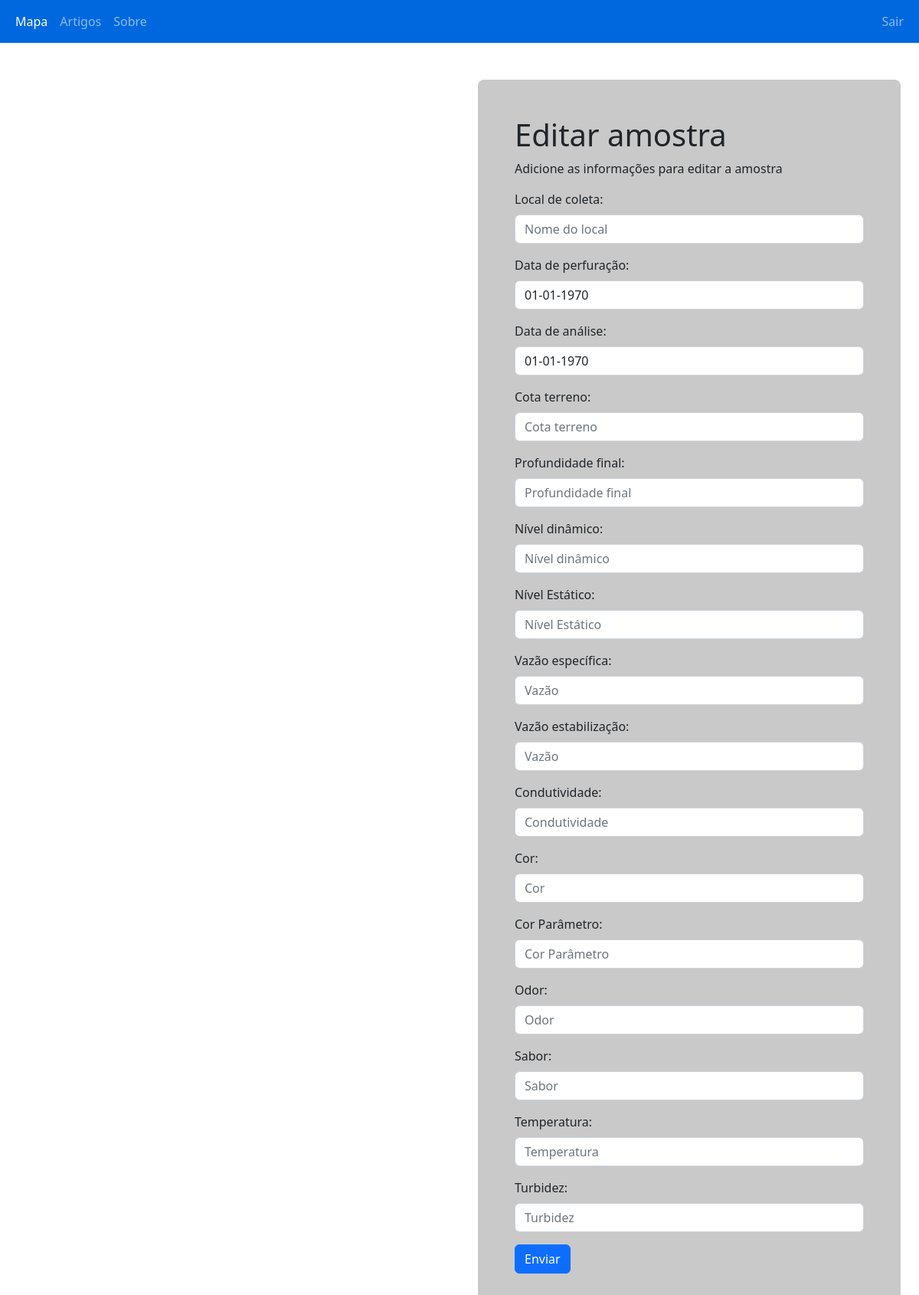
The page /php/editaramostra.php?ponto=123 (signed in) on the database as committed earlier.
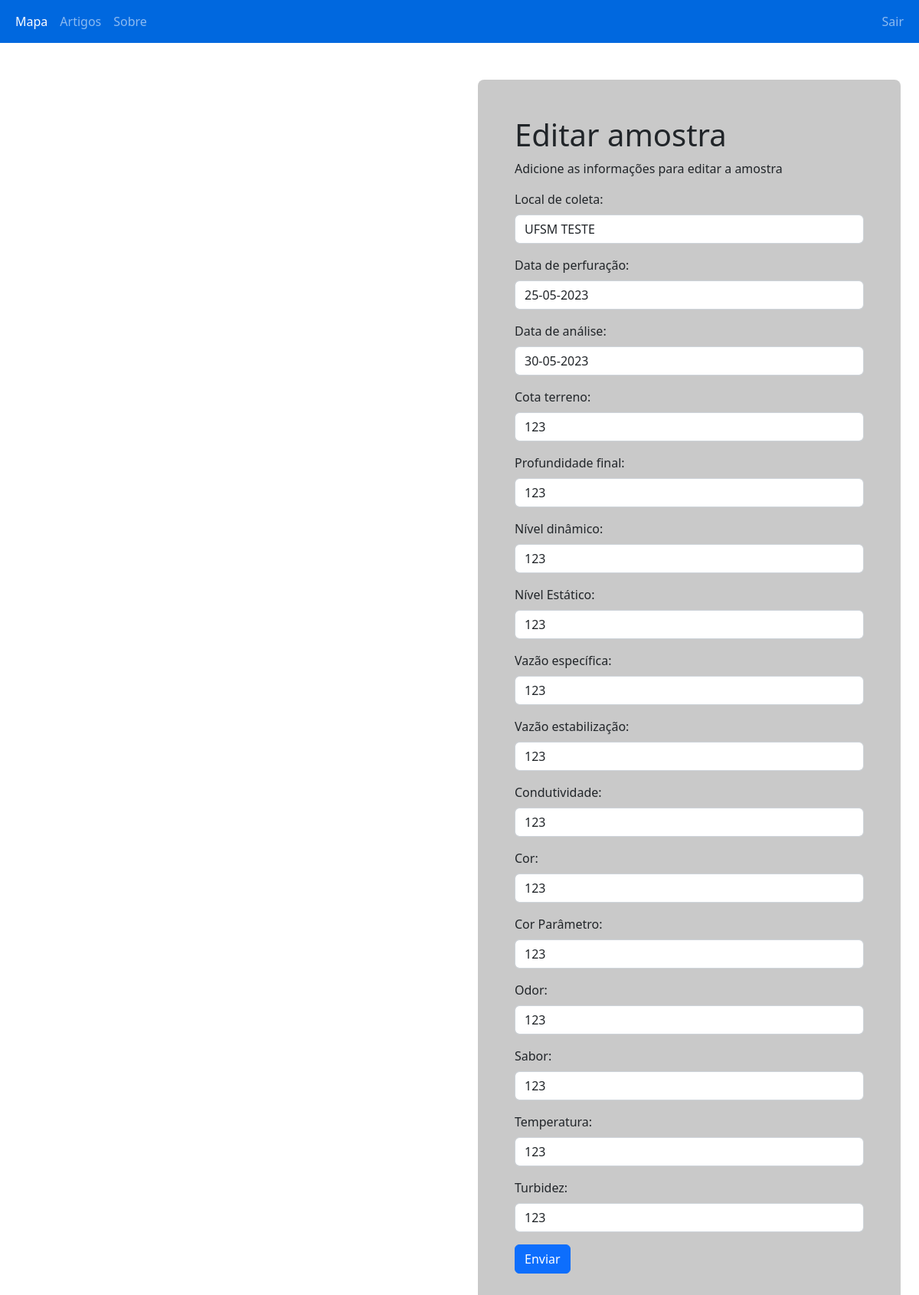
The same page on the database as committed later.
### tables this page shows
CREATE TABLE `local` (
  `idLocal` int NOT NULL AUTO_INCREMENT,
  `ponto` bigint NOT NULL,
  `pocoCprm` varchar(45) DEFAULT NULL,
  `idCriador` int DEFAULT NULL,
  `idEditor` int DEFAULT NULL,
  `nome` varchar(150) NOT NULL,
  `lat` varchar(30) NOT NULL,
  `lng` varchar(30) NOT NULL,
  `tipo` varchar(100) DEFAULT NULL,
  `foto` varchar(1000) DEFAULT NULL,
  `sacAtiva` varchar(45) DEFAULT NULL,
  `populacao` varchar(45) DEFAULT NULL,
  PRIMARY KEY (`idLocal`)
);

CREATE TABLE `amostra` (
  `idAmostra` int NOT NULL AUTO_INCREMENT,
  `ponto` bigint NOT NULL,
  `municipio` varchar(100) DEFAULT NULL,
  `idCriador` int DEFAULT NULL,
  `idEditor` int DEFAULT NULL,
  `dataPerfuracao` varchar(50) DEFAULT NULL,
  `dataAnalise` varchar(50) DEFAULT NULL,
  `cotaTerreno` varchar(50) DEFAULT NULL,
  `profundidadeFinal` varchar(50) DEFAULT NULL,
  `nivelDinamico` varchar(50) DEFAULT NULL,
  `nivelEstatico` varchar(50) DEFAULT NULL,
  `vazaoEspecifica` varchar(50) DEFAULT NULL,
  `vazaoEstabilizacao` varchar(50) DEFAULT NULL,
  `condutividade` varchar(50) DEFAULT NULL,
  `cor` varchar(50) DEFAULT NULL,
  `corParametro` varchar(45) DEFAULT NULL,
  `odor` varchar(45) DEFAULT NULL,
  `sabor` varchar(45) DEFAULT NULL,
  `temperatura` varchar(50) DEFAULT NULL,
  `turbidez` varchar(45) DEFAULT NULL,
  `fluor` varchar(45) DEFAULT NULL,
  PRIMARY KEY (`idAmostra`)
);

### php/editaramostra.php (the view, shortened to what this page needs)
<!DOCTYPE html>
<html lang="pt-br">
<head>
    <link rel="stylesheet" href="../style/style.css">
    <link href="https://cdn.jsdelivr.net/npm/bootstrap@5.2.2/dist/css/bootstrap.min.css" rel="stylesheet">
    <link rel="stylesheet" href="https://unpkg.com/leaflet@1.9.2/dist/leaflet.css"integrity="sha256-sA+zWATbFveLLNqWO2gtiw3HL/lh1giY/Inf1BJ0z14="crossorigin=""/>
</head>
            <?php
    include_once "navbarL.php";
    include_once "link.php";
    $ponto = $_GET['ponto'];
    $query = mysqli_query($link,"SELECT * FROM AMOSTRA WHERE ponto = '$ponto'");
    $query2 = mysqli_query($link,"SELECT * FROM LOCAL  WHERE ponto = '$ponto'") or die (mysqli_error($link));
    $row = mysqli_fetch_assoc($query);
    $row2 = mysqli_fetch_assoc($query2);
    function formatarData($dataOriginal) {
        $novaData = date("d-m-Y", strtotime($dataOriginal));
        $novaData = str_replace('/', '-', $novaData);
        return $novaData;
    }
?>
    <div class='container-fluid mt-5'>
        <div class='row'>
            <div class='col-6'>
                <div id="map" class="ms-5" style="height: 500px;">
                </div>
            </div>
            <div class='col-6'>
                <div class="container-fluid d-block mb-5" style="">
                    <div class="gray p-5 rounded-3">
                        <form action="c_editaramostra.php" method="post">
                            <h1>Editar amostra</h1>
                            <p>Adicione as informações para editar a amostra</p>
                            <label for="data" class="form-label">Local de coleta:</label>
                            <input type="text" class="form-control" id="nome" placeholder="Nome do local" name="localColetado" readonly value="<?php echo $row2['nome']; ?>">
                            <div class="mb-3 mt-3">
                                <label for="dataPerfuracao" class="form-label">Data de perfuração:</label>
                                <input type="text" class="form-control" value="<?php echo formatarData($row['dataPerfuracao'])?>" name="dataPerfuracao" placeholder="dia-mês-ano">
                            </div>
                            <div class="mb-3 mt-3">
                                <label for="data" class="form-label">Data de análise:</label>
                                <input type="text" class="form-control" value="<?php echo formatarData($row['dataAnalise'])?>" name="dataAnalise" placeholder="dia-mês-ano">
                            </div>
                            <div class="mb-3 mt-3">
                                <label class="form-label">Cota terreno:</label>
                                <input type="text" class="form-control" placeholder="Cota terreno" name="cotaTerreno" value="<?php echo $row['cotaTerreno']?>">
                            </div>
                            <div class="mb-3 mt-3">
                                <label class="form-label">Profundidade final:</label>
                                <input type="text" class="form-control" placeholder="Profundidade final" name="profundidadeFinal" value="<?php echo $row['profundidadeFinal']?>">
                            </div>
                            <div class="mb-3 mt-3">
                                <label class="form-label">Nível dinâmico:</label>
                                <input type="text" class="form-control" placeholder="Nível dinâmico" name="nivelDinamico" value="<?php echo $row['nivelDinamico']?>">
                            </div>
                            <div class="mb-3 mt-3">
                                <label class="form-label">Nível Estático:</label>
                                <input type="text" class="form-control" placeholder="Nível Estático" name="nivelEstatico" value="<?php echo $row['nivelEstatico']?>">
                            </div>
                            <div class="mb-3 mt-3">
                                <label class="form-label">Vazão específica:</label>
                                <input type="text" class="form-control" placeholder="Vazão" name="vazaoEspecifica" value="<?php echo $row['vazaoEspecifica']?>">
                            </div>
                            <div class="mb-3 mt-3">
                                <label class="form-label">Vazão estabilização:</label>
                                <input type="text" class="form-control" placeholder="Vazão" name="vazaoEstabilizacao" value="<?php echo $row['vazaoEstabilizacao']?>">
                            </div>
                            <div class="mb-3 mt-3">
                                <label class="form-label">Condutividade:</label>
                                <input type="text" class="form-control" placeholder="Condutividade" name="condutividade" value="<?php echo $row['condutividade']?>">
                            </div>
                            <div class="mb-3 mt-3">
                                <label class="form-label">Cor:</label>
                                <input type="text" class="form-control" placeholder="Cor" name="cor" value="<?php echo $row['cor']?>">
                            </div>
                            <div class="mb-3 mt-3">
                                <label class="form-label">Cor Parâmetro:</label>
                                <input type="text" class="form-control" placeholder="Cor Parâmetro" name="corParametro" value="<?php echo $row['corParametro']?>">
                            </div>
                            <div class="mb-3 mt-3">
                                <label class="form-label">Odor:</label>
                                <input type="text" class="form-control" placeholder="Odor" name="odor" value="<?php echo $row['odor']?>">
                            </div>
                            <div class="mb-3 mt-3">
                                <label class="form-label">Sabor:</label>
                                <input type="text" class="form-control" placeholder="Sabor" name="sabor" value="<?php echo $row['sabor']?>">
                            </div>
                            <div class="mb-3 mt-3">
                                <label class="form-label">Temperatura:</label>
                                <input type="text" class="form-control" placeholder="Temperatura" name="temperatura" value="<?php echo $row['temperatura']?>">
                            </div>
                            <div class="mb-3 mt-3">
                                <label class="form-label">Turbidez:</label>
                                <input type="text" class="form-control" placeholder="Turbidez" name="turbidez" value="<?php echo $row['turbidez']?>">
                            </div>
                            <button type="submit" class="btn btn-primary">Enviar</button>
                        </form>
                    </div>
                </div>
            </div>
        </div>
    </div>
</body>

### php/navbarL.php
<nav class="navbar navbar-expand dblue navbar-dark">
    <div class="container-fluid">
        <ul class="navbar-nav">
            <li class="nav-item">
                <a class="nav-link active" href="index.php">Mapa</a>
            </li>
            <li class="nav-item">
                <a class="nav-link" href="artigos.php">Artigos</a>
            </li>
            <li class="nav-item">
                <a class="nav-link" href="sobre.php">Sobre</a>
            </li>
        </ul>
        <ul class="navbar-nav justify-content-end">
            <li class='nav-item'> <a class='nav-link' href='sair.php'>Sair</a> </li>
        </ul>
    </div>
</nav>

### style/style.css (style rules this page uses)
.gray { background-color: rgb(201, 201, 201); }
.dblue { background-color: rgb(0, 104, 223); }

Rows that differ between the two databases and show on the page:
added local: localColetado "UFSM TESTE"
added amostra: dataPerfuracao "25-05-2023", dataAnalise "30-05-2023", cotaTerreno "123", profundidadeFinal "123", nivelDinamico "123", nivelEstatico "123", vazaoEspecifica "123", vazaoEstabilizacao "123", condutividade "123", cor "123", corParametro "123", odor "123", sabor "123", temperatura "123", turbidez "123"
Other text that changed with them:
form field dataPerfuracao: "01-01-1970" → (not shown)
form field dataAnalise: "01-01-1970" → (not shown)
